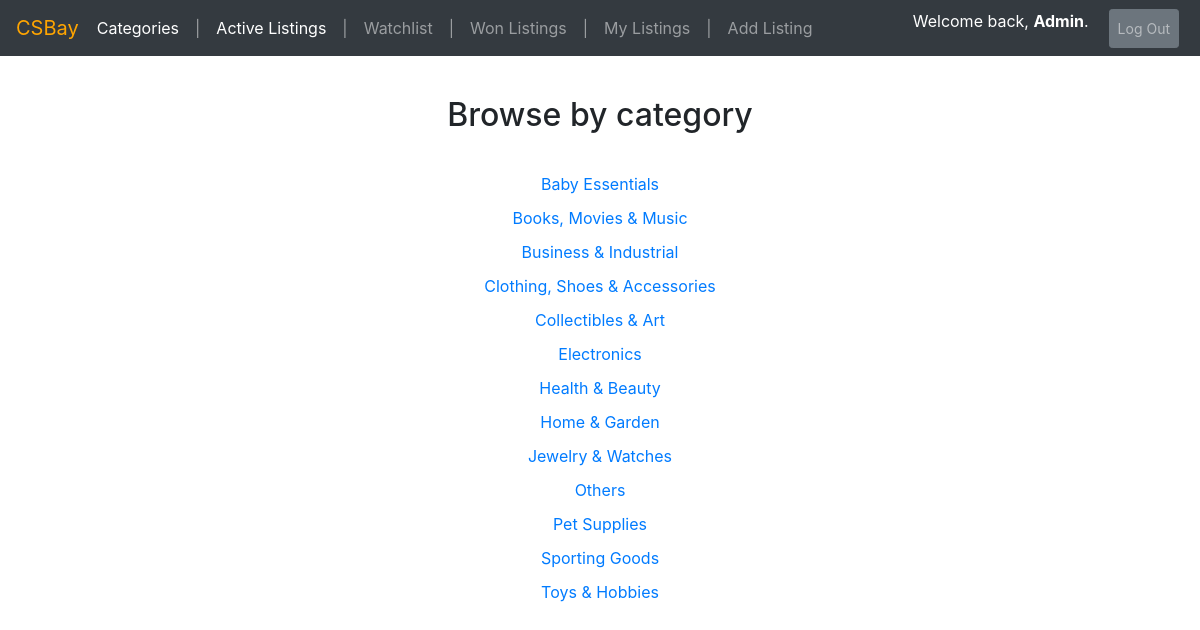
Page /categories (signed in) on the committed database.
### auctions/models.py (models this page shows)
class User(AbstractUser):
    pass

class Category(models.Model):
    name = models.CharField(max_length=100, db_index=True)
    class Meta:
        verbose_name_plural = 'Categories'
        ordering = ['name']
    def __str__(self):
        return self.name

### auctions/views.py (the view)
# urls.py: path("categories", views.categories_view, name="categories"),
def categories_view(request):
    categories = Category.objects.all()
    return render(request, 'auctions/category_list.html', {'categories' : categories})

### auctions/templates/auctions/category_list.html (shortened to what this page needs)
{% extends "auctions/layout.html" %}
{% block body %}
<div id="main-container">
    <h2>Browse by category</h2>
    <div id="categories-container">
        <div>
            {% for category in categories %}
            <div style="margin:10px;">
                <a href="{% url 'category' category.name %}">
                    {{category}}
                </a>
            </div>
            {% endfor %}
        </div>
    </div>
</div>
{% endblock %}

### auctions/templates/auctions/layout_navbar.html (shortened to what this page needs)
    <nav class="navbar navbar-expand-lg navbar-dark bg-dark">
    <a class="navbar-brand" href="#" style="color:orange;margin-right:25px;">CSBay</a>
    <div class="collapse navbar-collapse row justify-content-between" id="navbarSupportedContent">
        <ul class="navbar-nav mr-auto">
            <li class="nav-item active">
                <a class="nav-link" href="{% url 'categories' %}">Categories</a>
            </li>
            <li class="nav-link">|</li>
            <li class="nav-item active">
                <a class="nav-link" href="{% url 'index' %}">Active Listings</a>
            </li>
            {% if user.is_authenticated %}
            <li class="nav-link">|</li>
            <li class="nav-item">
                <a class="nav-link" href="{% url 'watchlist' %}">Watchlist</a>
            </li>
            <li class="nav-link">|</li>
            <li class="nav-item">
                <a class="nav-link" href="{% url 'won' %}">Won Listings</a>
            </li>
            <li class="nav-link">|</li>
            <li class="nav-item">
                <a class="nav-link" href="{% url 'my_listings' %}">My Listings</a>
            </li>
            <li class="nav-link">|</li>
            <li class="nav-item">
                <a class="nav-link" href="{% url 'new' %}">Add Listing</a>
            </li>
            {% endif %}
        </ul>
        <ul class="navbar-nav align-self-end" style="color: white;">
            <li class="nav-item active" style="margin-right:20px;" >
                    {% if user.is_authenticated %}
                    Welcome back, <strong>{{ user.username | title }}</strong>.
                    {% else %}
                    Not signed in.
                    {% endif %}
                </li>
                {% if user.is_authenticated %}
                <li class="nav-item">
                    <a class="nav-link btn btn-secondary btn-sm" style="margin: 0px 20px 0px 0px" href="{% url 'logout' %}">Log Out</a>
                </li>
                {% endif %}
        </ul>
    </div>
    </nav>

### auctions/static/auctions/styles.css (style rules this page uses)
body { padding: 0px; }
#categories-container { display: flex; flex-direction: column; align-content: center; text-align: center; margin-top: 20px; }
#main-container { display: flex; flex-direction: column; align-items: center; width: 60%; height: 90vh; }

### rows in the picture
User: username "Admin"
Category: name "Baby Essentials"
Category: name "Books, Movies & Music"
Category: name "Business & Industrial"
Category: name "Clothing, Shoes & Accessories"
Category: name "Collectibles & Art"
Category: name "Electronics"
Category: name "Health & Beauty"
Category: name "Home & Garden"
Category: name "Jewelry & Watches"
Category: name "Others"
Category: name "Pet Supplies"
Category: name "Sporting Goods"
Category: name "Toys & Hobbies"
